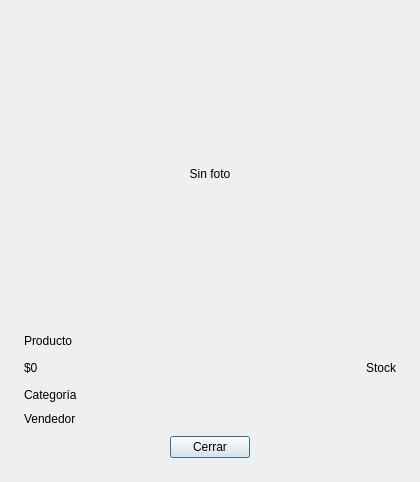
<?xml version="1.0" encoding="UTF-8"?>
<ui version="4.0">
 <class>VentanaProducto</class>
 <widget class="QDialog" name="VentanaProducto">
  <property name="windowTitle"><string>Detalle del producto</string></property>
  <layout class="QVBoxLayout" name="layoutProducto"><property name="leftMargin"><number>24</number></property><property name="topMargin"><number>24</number></property><property name="rightMargin"><number>24</number></property><property name="bottomMargin"><number>24</number></property><property name="spacing"><number>10</number></property><property name="sizeConstraint"><enum>QLayout::SetFixedSize</enum></property><item><widget class="QLabel" name="lblProductoFoto"><property name="minimumSize"><size><width>372</width><height>300</height></size></property><property name="maximumSize"><size><width>372</width><height>300</height></size></property><property name="text"><string>Sin foto</string></property><property name="alignment"><set>Qt::AlignCenter</set></property><property name="estilo" stdset="0"><string>dato</string></property></widget></item><item><widget class="QLabel" name="lblProductoNombre"><property name="text"><string>Producto</string></property><property name="wordWrap"><bool>true</bool></property><property name="estilo" stdset="0"><string>titulo</string></property></widget></item><item><layout class="QHBoxLayout" name="layoutProductoPrecio"><property name="leftMargin"><number>0</number></property><property name="topMargin"><number>0</number></property><property name="rightMargin"><number>0</number></property><property name="bottomMargin"><number>0</number></property><property name="spacing"><number>10</number></property><item><widget class="QLabel" name="lblProductoPrecio"><property name="text"><string>$0</string></property><property name="estilo" stdset="0"><string>numero</string></property></widget></item><item><spacer name="spProd1"><property name="orientation"><enum>Qt::Horizontal</enum></property><property name="sizeHint" stdset="0"><size><width>20</width><height>20</height></size></property></spacer></item><item><widget class="QLabel" name="lblProductoStock"><property name="text"><string>Stock</string></property><property name="alignment"><set>Qt::AlignRight|Qt::AlignVCenter</set></property><property name="estilo" stdset="0"><string>suave</string></property></widget></item></layout></item><item><widget class="QLabel" name="lblProductoCategoria"><property name="text"><string>Categoría</string></property><property name="estilo" stdset="0"><string>seccion</string></property></widget></item><item><widget class="QLabel" name="lblProductoVendedor"><property name="text"><string>Vendedor</string></property><property name="wordWrap"><bool>true</bool></property><property name="alignment"><set>Qt::AlignLeading|Qt::AlignLeft|Qt::AlignTop</set></property><property name="estilo" stdset="0"><string>suave</string></property></widget></item><item><layout class="QHBoxLayout" name="layoutProductoBot"><property name="leftMargin"><number>0</number></property><property name="topMargin"><number>0</number></property><property name="rightMargin"><number>0</number></property><property name="bottomMargin"><number>0</number></property><property name="spacing"><number>10</number></property><item><spacer name="spProd2"><property name="orientation"><enum>Qt::Horizontal</enum></property><property name="sizeHint" stdset="0"><size><width>20</width><height>20</height></size></property></spacer></item><item><widget class="QPushButton" name="btnProductoCerrar"><property name="text"><string>Cerrar</string></property><property name="toolTip"><string>Cerrar el detalle</string></property><property name="variante" stdset="0"><string>secundario</string></property></widget></item><item><spacer name="spProd3"><property name="orientation"><enum>Qt::Horizontal</enum></property><property name="sizeHint" stdset="0"><size><width>20</width><height>20</height></size></property></spacer></item></layout></item></layout>
 </widget>
 <resources/>
 <connections/>
</ui>
